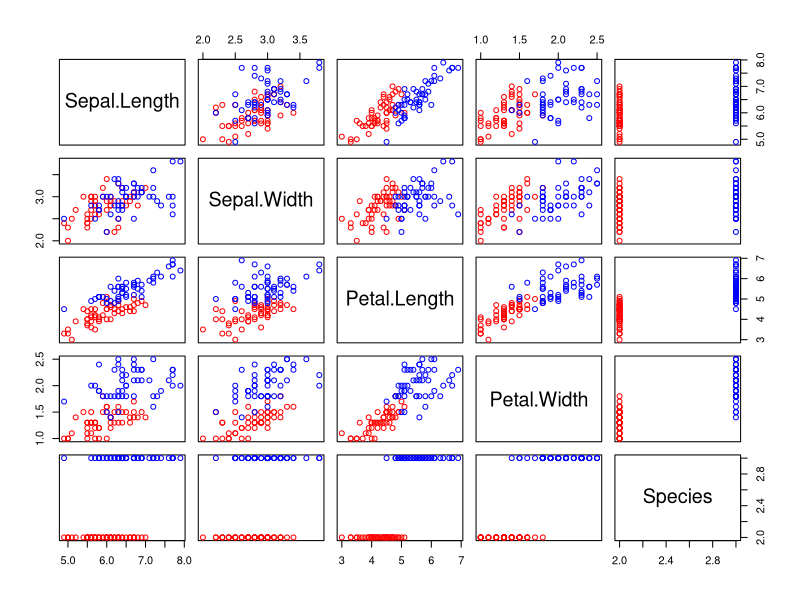
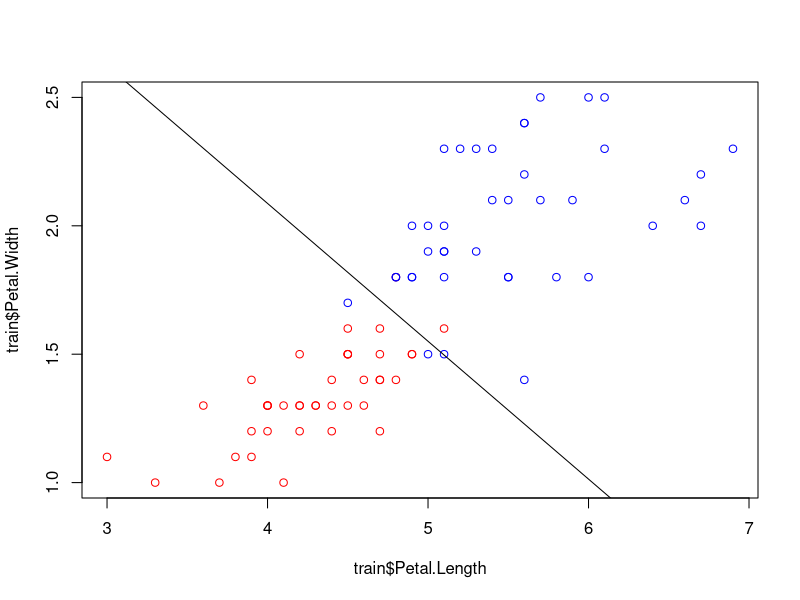

Source code (R) for these figures, in order: (Note: this script raises an error after producing the figures.)
library(caret)
set.seed(1)
short.iris <- iris[51:150,]
pairs(short.iris,col=ifelse(short.iris$Species==short.iris$Species[1],"red","blue"))
trainIndex <- createDataPartition(short.iris$Species, p=0.8, list=FALSE,times=1)
train <- short.iris[trainIndex,]
test <- short.iris[-trainIndex,]
lrm <- glm(Species~Petal.Length+Petal.Width, data=train, family = binomial())
summary(lrm)
plot(x=train$Petal.Length,y=train$Petal.Width, col=ifelse(train$Species==train$Species[1],"red","blue"))
abline(a=-(lrm$coefficients["(Intercept)"]/lrm$coefficients["Petal.Width"]),b=-(lrm$coefficients["Petal.Length"]/lrm$coefficients["Petal.Width"]))
pred<-predict(lrm,subset(test,select=c("Petal.Length", "Petal.Width")))
pred.flower <- ifelse(pred<0,"versicolor","virginica")
cm <- confusionMatrix(pred.flower,reference=as.character(test$Species),positive="virginica")
print(cm)
